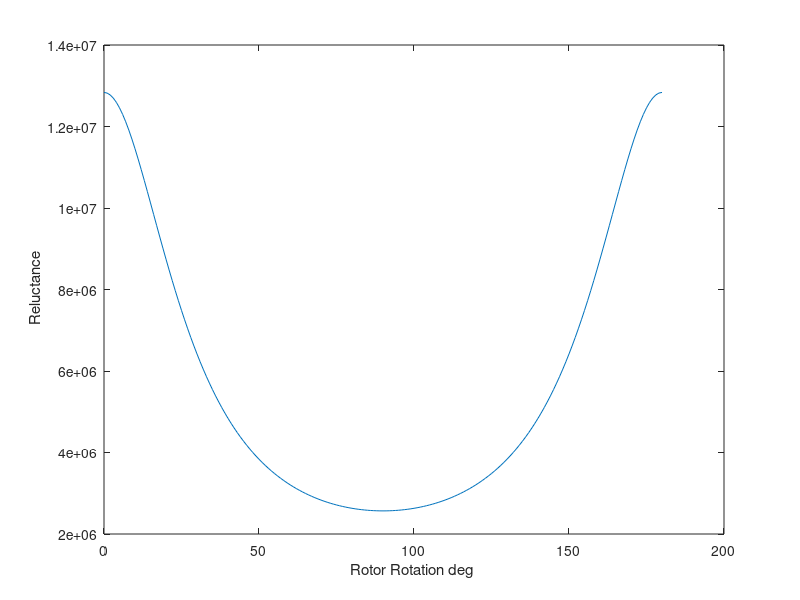
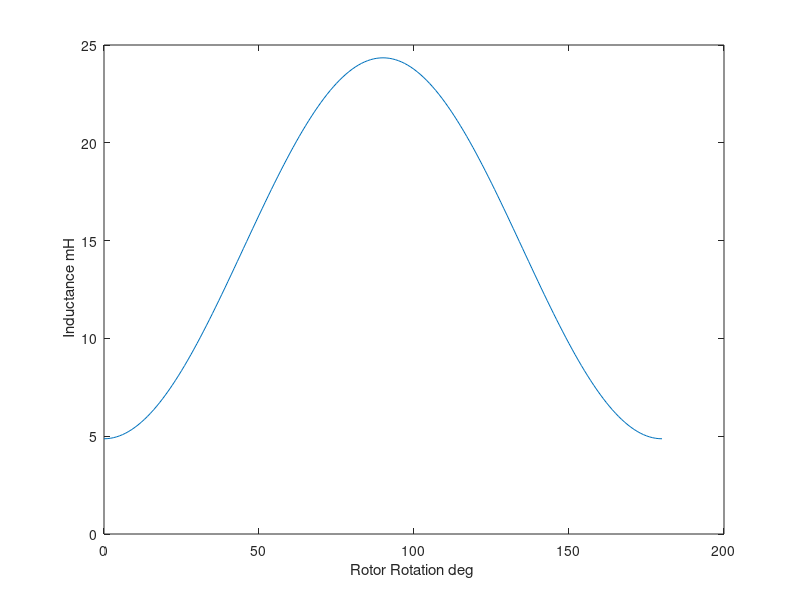
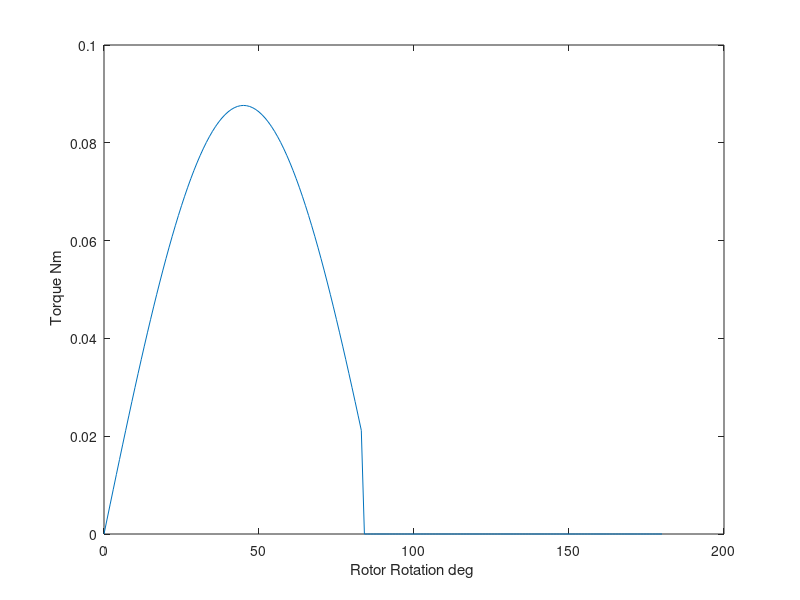
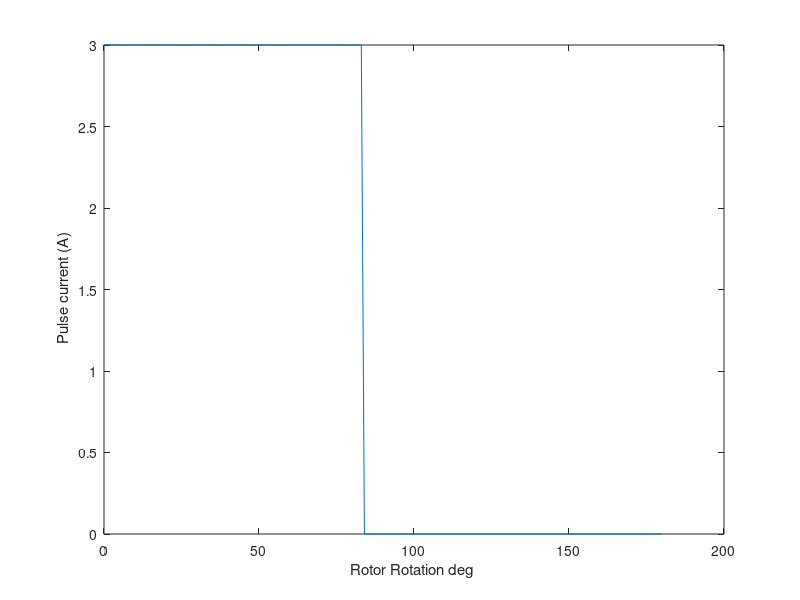

Recreate these plots in MATLAB, in order.
Lstack =20e-3;
Airgap_min = 2*0.5e-3;
Airgap_max = 2*2.5e-3;
u0 = pi*4e-7;
% I_dc = 3 ; 
Nseries = 250; % number of turns
Stator_Pole_arc = 74*pi/180; % 74 degree is the arc of the staor pole facing rotor
% Stator_Pole_arc = 67.5*pi/180;
Stator_radius = 12e-3;
% there are two airgaps Upper one I call Airgap1 and lower one Airgap2

% when rotor position is 90 deg minimum reluctance is achieved 

Area = Stator_radius*Stator_Pole_arc*Lstack;
Rmin =  Airgap_min/(u0*Area);
% when rotor position is 0 deg maximum reluctance is achieved
Rmax = Airgap_max/(u0*Area);

theta = 0:180;

Lmax = Nseries^2/Rmax;
Lmin = Nseries^2/Rmin;
LL = (Lmax+Lmin)/2+(Lmax-Lmin)*cosd(2*theta)/2;
R_airgap = Nseries^2./LL;
DL_Dtheta = -2*(Lmax-Lmin)*sind(2*theta)/2;

pulsewitdh = 85; % mechanical degree
pulse_period = 180; % since we have two poles therefore pulse should have two times in a 
Idc = zeros(1,181); %  pulse current created
for n=1:180
   if(n<pulsewitdh)
      Idc(1,n) = 3; 
   else 
       Idc(1,n) = 0;
   end 
end

Torque = (Idc.^2.*DL_Dtheta)/2;
T_avg_total = 2*mean(Torque); % multiplied by to consider the two poles of the machine


figure
plot(theta,R_airgap)
xlabel('Rotor Rotation deg ');
ylabel(' Reluctance');
figure
plot(theta,LL*1000)
xlabel('Rotor Rotation deg ');
ylabel(' Inductance mH');
figure
plot(theta,Torque)
hold on
% plot(theta,Idc)
xlabel('Rotor Rotation deg ');
ylabel(' Torque Nm');

figure
plot(theta,Idc)
xlabel('Rotor Rotation deg ');
ylabel(' Pulse current (A)');

